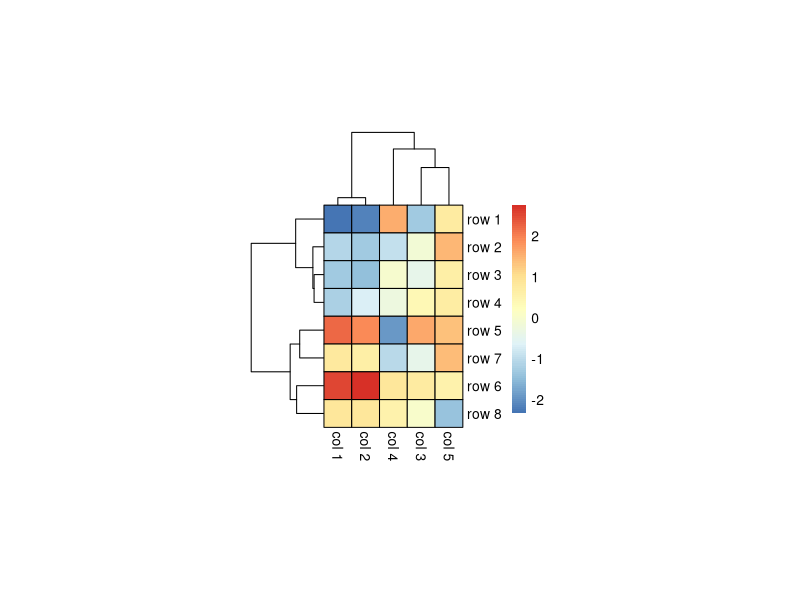
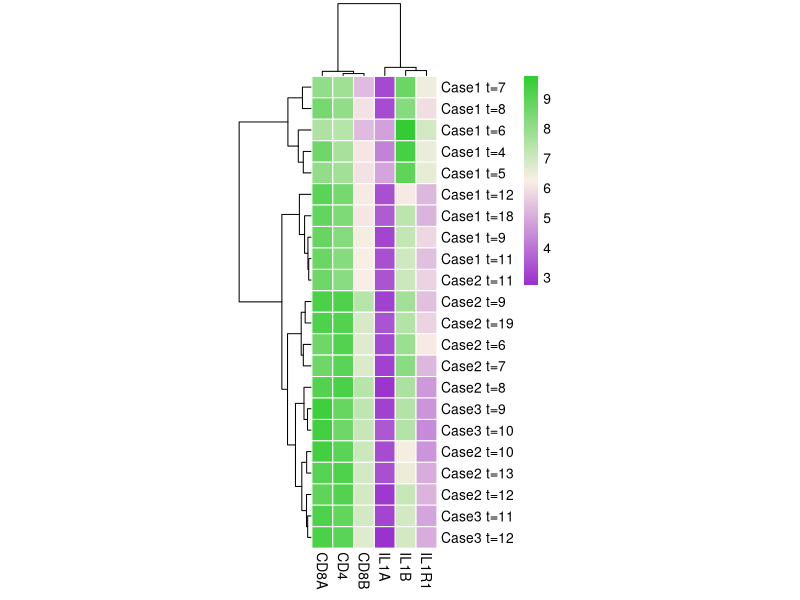
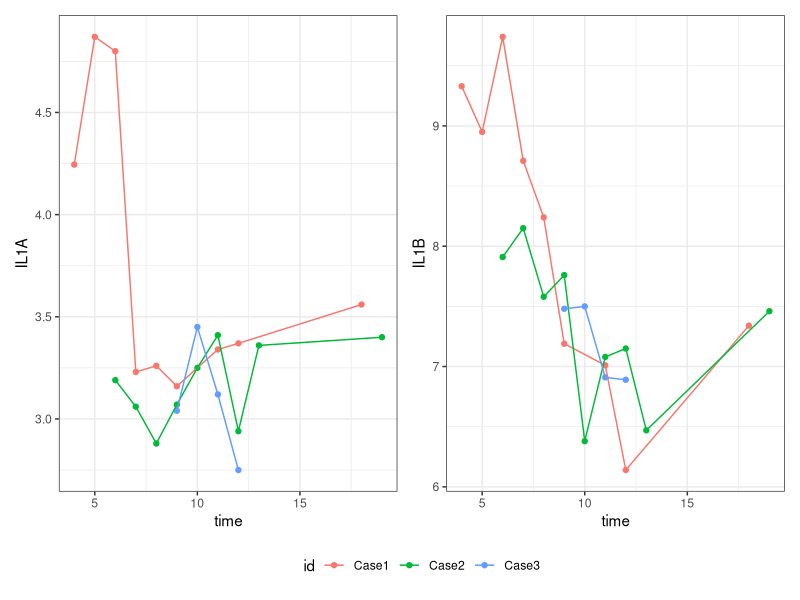

Reproduce these figures in R, in order.
## ---- chunk 1
library(readr)
library(dplyr)
library(ggplot2)
library(pheatmap)
library(patchwork)

theme_set(theme_bw())
## ---- chunk 2
covid <- read_csv("data/covid.csv")
covid
## ---- chunk 3
library(pheatmap)
I <- 8
J <- 5
set.seed(543)
sig <- Matrix::bdiag(
        0.8 + diag(0.2, 3),
        -0.7 + diag(1.7, 2))
mat <- rbind(
    MASS::mvrnorm(
      n = I/2,
      mu = c(-1, -1, 0, 0, 1),
      Sigma = sig),
    MASS::mvrnorm(
      n = I/2,
      mu = c(1, 1, 0, 0, 0),
      Sigma = sig))
rownames(mat) <- sprintf("row %i", 1:I)
colnames(mat) <- sprintf("col %i", 1:J)

pheatmap(
  mat = mat,
  clustering_method = "ward.D2",
  cellwidth = 20, cellheight = 20, 
  border_color = "black")
## ---- chunk 4
library(pheatmap)
select_cases <- covid$status == "nCOV"
minicovid <- as.data.frame(covid[select_cases, c("IL1A", "IL1B", "IL1R1", "CD4", "CD8A", "CD8B")])
rownames(minicovid) <- with(covid[select_cases,], paste0(id, " t=", time))
pheatmap(minicovid, clustering_method = "ward.D2", clustering_distance_cols = as.dist(1 - cor(minicovid)), cellwidth = 15, color = colorRampPalette(c("darkorchid3", "linen", "limegreen"))(100), border_color = "white")
## ---- chunk 5
covid %>%
  filter(status == "HC") %>%
  select(IL1R1) %>%
  summarize(meanIL1R1 = mean(IL1R1))
## ---- chunk 6
covid |>
  group_by(id) |>
  select(id, time, status, IFNG)
## ---- chunk 7
covid |>
  group_by(status) |>
  summarize(mean_IFNG = mean(IFNG))
## ---- chunk 8
il1a <- covid |>
  filter(status == "nCOV") |>
  ggplot(aes(x = time, y = IL1A, color = id)) + 
  geom_point() + 
  geom_line()

il1b <- covid |>
  filter(status == "nCOV") |>
  ggplot(aes(x = time, y = IL1B, color = id)) + 
  geom_point() + 
  geom_line()

(il1a | il1b ) +
  plot_layout(guides = "collect") & 
  theme(legend.position = "bottom")
